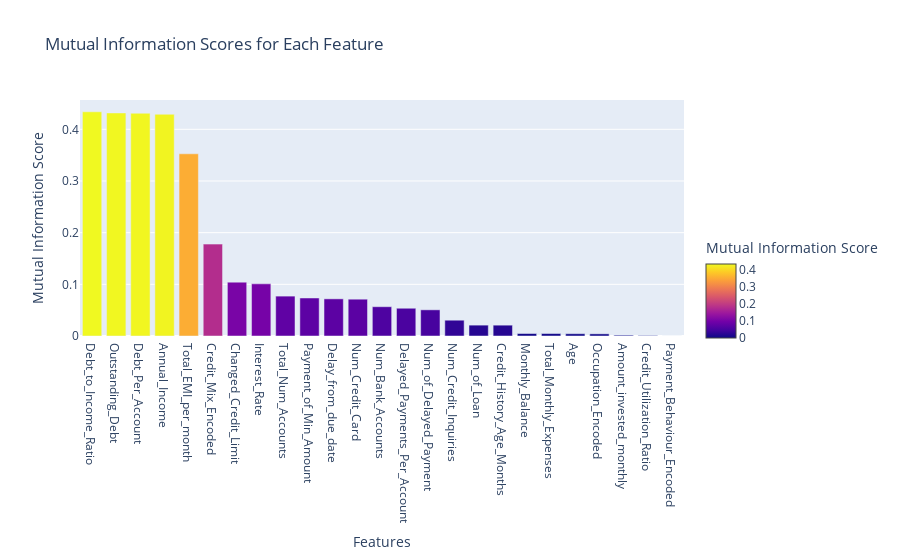

Notebook code cell kept with this figure:
### Code cell
sorted_mi_scores = sorted(zip(X.columns, mi_scores), key=lambda x: x[1], reverse=True)
sorted_columns = [x[0] for x in sorted_mi_scores]
sorted_scores = [x[1] for x in sorted_mi_scores]

colorscale = 'Viridis'  

fig = go.Figure(data=[go.Bar(x=sorted_columns, y=sorted_scores, marker=dict(color=sorted_scores, colorbar=dict(title='Mutual Information Score', len=0.5, y=0.2)))])

fig.update_layout(title='Mutual Information Scores for Each Feature',
                  xaxis_title='Features',
                  yaxis_title='Mutual Information Score')

fig.show()

### Figure 1 — Plotly figure (JSON) as saved in the notebook; plotly's stock layout.template omitted (floating-point values rounded to 4 significant figures)
{"data": [{"marker": {"color": [0.4339, 0.4317, 0.4311, 0.4291, 0.3526, 0.1778, 0.1043, 0.101, 0.0772, 0.07357, 0.07189, 0.07124, 0.05669, 0.05373, 0.05066, 0.03058, 0.02104, 0.02098, 0.004784, 0.00474, 0.004415, 0.004133, 0.00158, 0.0008941, 0], "colorbar": {"len": 0.5, "title": {"text": "Mutual Information Score"}, "y": 0.2}}, "type": "bar", "x": ["Debt_to_Income_Ratio", "Outstanding_Debt", "Debt_Per_Account", "Annual_Income", "Total_EMI_per_month", "Credit_Mix_Encoded", "Changed_Credit_Limit", "Interest_Rate", "Total_Num_Accounts", "Payment_of_Min_Amount", "Delay_from_due_date", "Num_Credit_Card", "Num_Bank_Accounts", "Delayed_Payments_Per_Account", "Num_of_Delayed_Payment", "Num_Credit_Inquiries", "Num_of_Loan", "Credit_History_Age_Months", "Monthly_Balance", "Total_Monthly_Expenses", "Age", "Occupation_Encoded", "Amount_invested_monthly", "Credit_Utilization_Ratio", "Payment_Behaviour_Encoded"], "y": [0.4339, 0.4317, 0.4311, 0.4291, 0.3526, 0.1778, 0.1043, 0.101, 0.0772, 0.07357, 0.07189, 0.07124, 0.05669, 0.05373, 0.05066, 0.03058, 0.02104, 0.02098, 0.004784, 0.00474, 0.004415, 0.004133, 0.00158, 0.0008941, 0]}], "layout": {"title": {"text": "Mutual Information Scores for Each Feature"}, "xaxis": {"title": {"text": "Features"}}, "yaxis": {"title": {"text": "Mutual Information Score"}}}}
